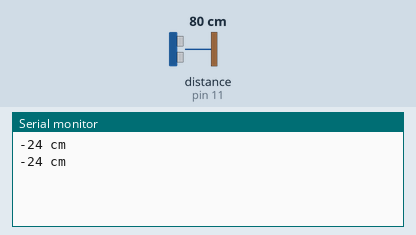
This sketch was run on a simulated Arduino Uno, built with avr-gcc and run on an emulated ATmega328P. Parts: the last lines printed to the serial monitor. Wiring (inferred from the names in the program): ultrasonic range finder: trigger pin 12; echo pin 11. Inputs (shaded band) come from the test bench; at power-on: distance to the obstacle (sensor on pin 11) 80 cm. The echo pulse lasts 58.3 µs per cm.

Above: at 1.8 s.
1.9 s: distance to the obstacle (sensor on pin 11) set to 2 cm
At 2.8 s:
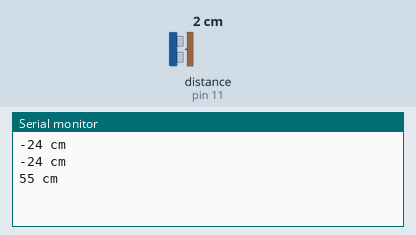
3.4 s: distance to the obstacle (sensor on pin 11) set to 4 cm
At 4.5 s:
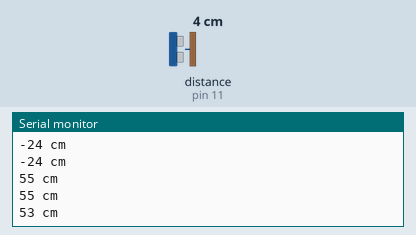
Timing chart, 0 to 6.4 s (numbered marks = the images above; inputs shaded):
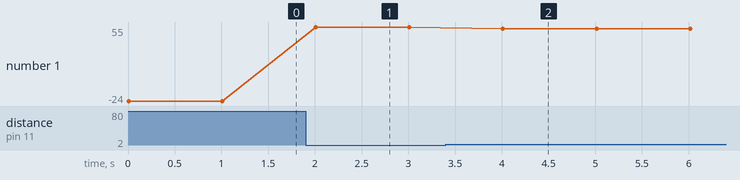

Measured:
- after the input at 1.9 s, the serial monitor: prints a new line after 0.11 s (image 1)
- after the input at 3.4 s, the serial monitor: prints a new line after 0.61 s (image 2)
- plotted number 1: -24 → 55 after the input at 1.9 s, 55 → 53 after the input at 3.4 s

The sketch:

Level_Meter.ino
```cpp
/* Water Level Meter

Measuring water level with ultrasonic sensor HR S04.

Arduino IDE 1.5.8
*/

#define PIN_TRIGGER	12
#define PIN_ECHO	11

void setup()
{
	// Set up the serial port.
	Serial.begin(9600);

	// Initialize the ultrasonic distance sensor.
	pinMode(PIN_TRIGGER, OUTPUT);
	pinMode(PIN_ECHO, INPUT);
}

void loop()
{
	long time = 0;		// time for ultrasonic signal to return [us]
	long distance = 0;	// distance (height) from sensor to water level [cm]
	long level = 0;		// liquid level [cm]

	// Transmitting pulse
	digitalWrite(PIN_TRIGGER, LOW);
	delayMicroseconds(2);
	digitalWrite(PIN_TRIGGER, HIGH);
	delayMicroseconds(10);
	digitalWrite(PIN_TRIGGER, LOW);

	// Waiting for pulse.  This gives the time it took for the ultrasonic pulse
	// to return to the sensor.
	time = pulseIn(PIN_ECHO, HIGH);

	// Calculating distance from time.
	distance = time / 58;

	// Correct for offset in level.
	distance -= 6;

	// Calculate water level, 0 - 50 cm.
	level = 50 - distance;

	// Sending to computer
	Serial.print(level);
	Serial.print(" cm\n");

	// Pause for effect.
	delay(1000);
}
```
